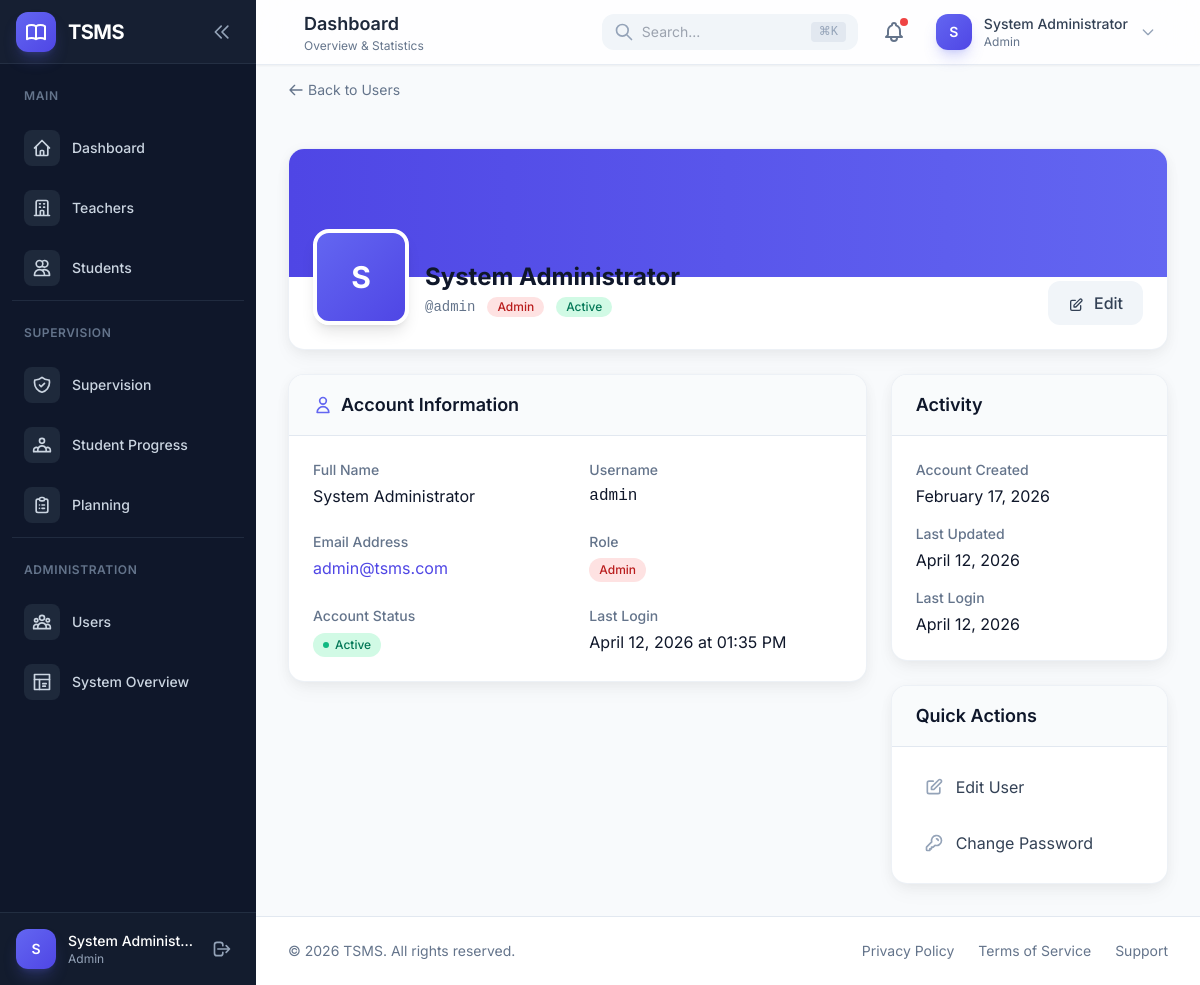
Before: /admin/users/1 (signed in) with the older database file.
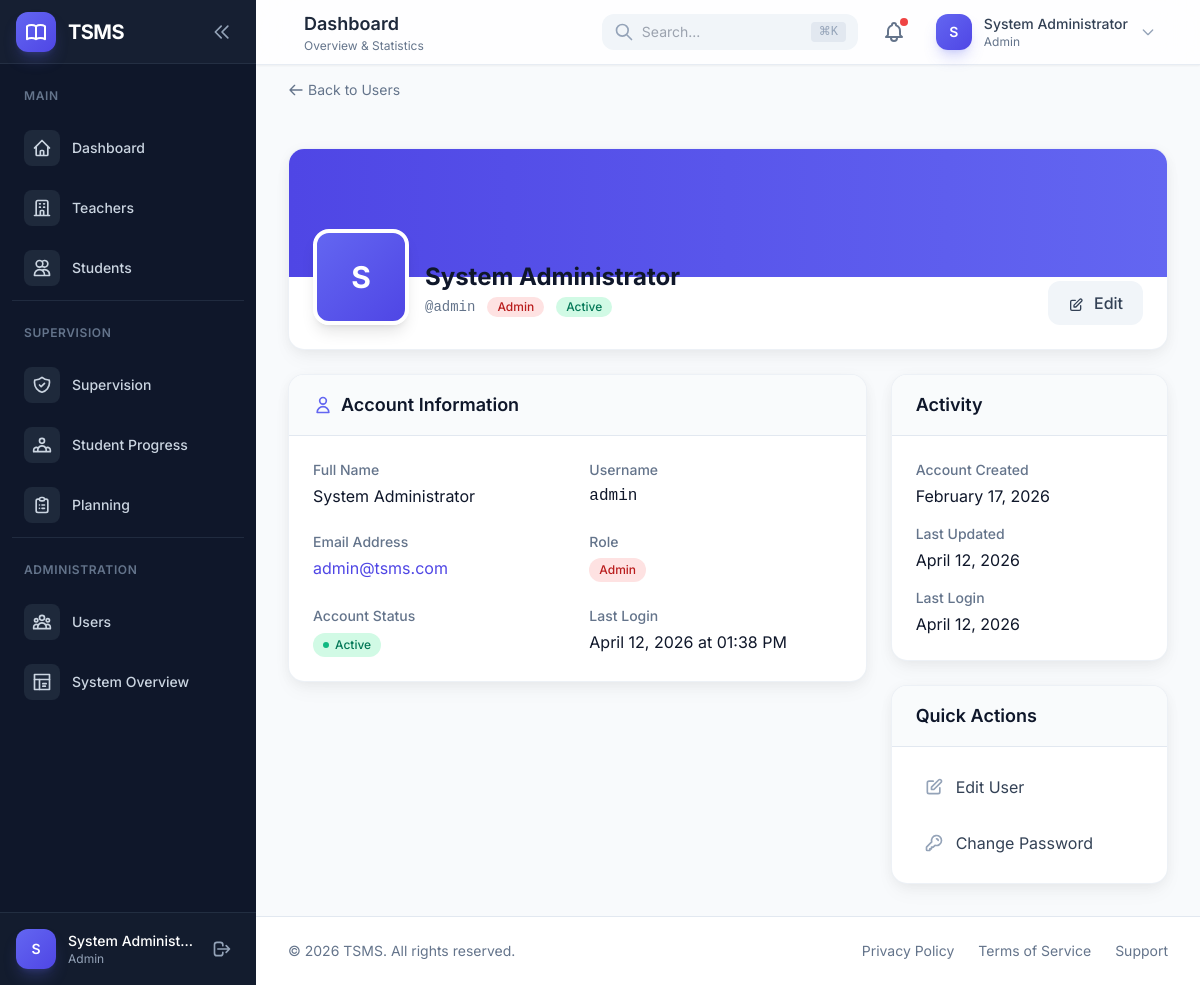
After: the same page with the newer database file.
### app/models/user.py (models this page shows, shortened)
class User(UserMixin, db.Model):
    __tablename__ = 'users'
    id = db.Column(db.Integer, primary_key=True)
    name = db.Column(db.String(128), nullable=False)
    username = db.Column(db.String(64), unique=True, nullable=False, index=True)
    email = db.Column(db.String(120), unique=True, nullable=False, index=True)
    password_hash = db.Column(db.String(256), nullable=False)
    role = db.Column(db.Enum(UserRole), nullable=False, default=UserRole.TEACHER)
    status = db.Column(db.Enum(UserStatus), nullable=False, default=UserStatus.ACTIVE)
    created_at = db.Column(db.DateTime, default=datetime.utcnow, index=True)
    updated_at = db.Column(db.DateTime, default=datetime.utcnow, onupdate=datetime.utcnow)
    last_login_at = db.Column(db.DateTime)
    teacher_profile = db.relationship(
        'Teacher',
        backref='user',
        uselist=False,
        cascade='all, delete-orphan',
        lazy='joined'
    )
    supervisor_profile = db.relationship(
        'Supervisor',
        backref='user',
        uselist=False,
        cascade='all, delete-orphan',
        lazy='joined'
    )
    @property
    def password(self):
        """Prevent password from being read."""
        raise AttributeError('Password is not a readable attribute')
    def is_admin(self):
        return self.role == UserRole.ADMIN
    def is_supervisor(self):
        return self.role == UserRole.SUPERVISOR
    def is_teacher(self):
        return self.role == UserRole.TEACHER

### app/blueprints/admin/__init__.py (the view)
@admin_bp.route('/users/<int:id>')
@login_required
@admin_required
def user_detail(id):
    user = User.query.get_or_404(id)
    return render_template('admin/user_detail.html', user=user)

### app/__init__.py (called while the page is built)
def _init_extensions(app):
    from app.extensions import db, migrate, login_manager, csrf
    db.init_app(app)
    migrate.init_app(app, db)
    login_manager.init_app(app)
    csrf.init_app(app)
    from app.models import User
    @login_manager.user_loader
    def load_user(user_id):
        return User.query.get(int(user_id))

def _register_context_processors(app):
    from datetime import datetime
    @app.context_processor
    def inject_globals():
        return {
            'current_year': datetime.utcnow().year,
            'app_name': 'TSMS'
        }

### app/blueprints/admin/__init__.py (called while the page is built)
def admin_required(f):
    @wraps(f)
    def decorated_function(*args, **kwargs):
        if not current_user.is_authenticated or not current_user.is_admin():
            abort(403)
        return f(*args, **kwargs)
    return decorated_function

### app/blueprints/auth/routes.py (called while the page is built)
@auth_bp.before_app_request
def before_request():
    if current_user.is_authenticated:
        if current_user.status != UserStatus.ACTIVE:
            logout_user()
            flash('Your account is no longer active.', 'warning')
            return redirect(url_for('auth.login'))

### app/templates/admin/user_detail.html (shortened to what the changed rows need)
{% extends "layouts/dashboard.html" %}
{% block content %}
<div class="max-w-5xl mx-auto">
    <div class="bg-white rounded-2xl shadow-soft border border-slate-200/60 overflow-hidden mb-6">
        <div class="px-6 pb-6">
            <div class="flex flex-col md:flex-row md:items-end md:justify-between -mt-12">
                <div class="flex items-end space-x-4">
                    <div class="w-24 h-24 bg-gradient-to-br from-primary-500 to-primary-600 rounded-2xl flex items-center justify-center border-4 border-white shadow-lg">
                        <span class="text-white font-bold text-3xl">{{ user.name[0]|upper }}</span>
                    </div>
                    <div class="pb-2">
                        <h1 class="text-2xl font-bold text-slate-900">{{ user.name }}</h1>
                        <div class="flex items-center space-x-3 mt-1">
                            <span class="text-slate-500 text-sm font-mono">@{{ user.username }}</span>
                            <span class="inline-flex items-center px-2.5 py-0.5 rounded-full text-xs font-medium
                                {% if user.role.value == 'admin' %}bg-red-100 text-red-700
                                {% elif user.role.value == 'supervisor' %}bg-amber-100 text-amber-700
                                {% else %}bg-blue-100 text-blue-700{% endif %}">
                                {{ user.role.value|title }}
                            </span>
                            <span class="inline-flex items-center px-2.5 py-0.5 rounded-full text-xs font-medium
                                {% if user.status.value == 'active' %}bg-emerald-100 text-emerald-700
                                {% elif user.status.value == 'suspended' %}bg-red-100 text-red-700
                                {% else %}bg-slate-100 text-slate-700{% endif %}">
                                {{ user.status.value|title }}
                            </span>
                        </div>
                    </div>
                </div>
            </div>
        </div>
    </div>
    <div class="grid grid-cols-1 lg:grid-cols-3 gap-6">
        <div class="lg:col-span-2 space-y-6">
            <div class="bg-white rounded-2xl shadow-soft border border-slate-200/60 overflow-hidden">
                <div class="p-6">
                    <dl class="grid grid-cols-1 md:grid-cols-2 gap-6">
                        <div>
                            <dt class="text-sm font-medium text-slate-500">Full Name</dt>
                            <dd class="mt-1 text-slate-900">{{ user.name }}</dd>
                        </div>
                        <div>
                            <dt class="text-sm font-medium text-slate-500">Username</dt>
                            <dd class="mt-1 text-slate-900 font-mono">{{ user.username }}</dd>
                        </div>
                        <div>
                            <dd class="mt-1">
                                <a href="mailto:{{ user.email }}" class="text-primary-600 hover:text-primary-700">
                                    {{ user.email }}
                                </a>
                            </dd>
                        </div>
                        <div>
                            <dd class="mt-1">
                                <span class="inline-flex items-center px-2.5 py-1 rounded-full text-xs font-medium
                                    {% if user.role.value == 'admin' %}bg-red-100 text-red-700
                                    {% elif user.role.value == 'supervisor' %}bg-amber-100 text-amber-700
                                    {% else %}bg-blue-100 text-blue-700{% endif %}">
                                    {{ user.role.value|title }}
                                </span>
                            </dd>
                        </div>
                        <div>
                            <dd class="mt-1">
                                <span class="inline-flex items-center px-2.5 py-1 rounded-full text-xs font-medium
                                    {% if user.status.value == 'active' %}bg-emerald-100 text-emerald-700
                                    {% elif user.status.value == 'suspended' %}bg-red-100 text-red-700
                                    {% else %}bg-slate-100 text-slate-700{% endif %}">
                                    <span class="w-1.5 h-1.5 rounded-full mr-1.5
                                        {% if user.status.value == 'active' %}bg-emerald-500
                                        {% elif user.status.value == 'suspended' %}bg-red-500
                                        {% else %}bg-slate-500{% endif %}"></span>
                                    {{ user.status.value|title }}
                                </span>
                            </dd>
                        </div>
                        <div>
                            <dt class="text-sm font-medium text-slate-500">Last Login</dt>
                            <dd class="mt-1 text-slate-900">
                                {% if user.last_login_at %}
                                {{ user.last_login_at.strftime('%B %d, %Y at %I:%M %p') }}
                                {% else %}
                                <span class="text-slate-400">Never</span>
                                {% endif %}
                            </dd>
                        </div>
                    </dl>
                </div>
            </div>
        </div>
        <div class="space-y-6">
            <div class="bg-white rounded-2xl shadow-soft border border-slate-200/60 overflow-hidden">
                <div class="p-6 space-y-4">
                    <div>
                        <dt class="text-sm font-medium text-slate-500">Account Created</dt>
                        <dd class="mt-1 text-slate-900">
                            {{ user.created_at.strftime('%B %d, %Y') if user.created_at else 'Unknown' }}
                        </dd>
                    </div>
                    <div>
                        <dt class="text-sm font-medium text-slate-500">Last Updated</dt>
                        <dd class="mt-1 text-slate-900">
                            {{ user.updated_at.strftime('%B %d, %Y') if user.updated_at else 'Never' }}
                        </dd>
                    </div>
                    <div>
                        <dt class="text-sm font-medium text-slate-500">Last Login</dt>
                        <dd class="mt-1 text-slate-900">
                            {{ user.last_login_at.strftime('%B %d, %Y') if user.last_login_at else 'Never' }}
                        </dd>
                    </div>
                </div>
            </div>
        </div>
    </div>
</div>
{% endblock %}

### app/templates/components/sidebar.html (shortened to what the changed rows need)
<aside :class="sidebarOpen ? 'w-64' : 'w-20'"
       class="fixed inset-y-0 left-0 z-50 bg-slate-900 sidebar-transition hidden lg:flex lg:flex-col">
    <div class="p-4 border-t border-slate-700/50 bg-slate-800/30">
        <div class="flex items-center">
            <div class="flex-shrink-0">
                <div class="w-10 h-10 rounded-xl bg-gradient-to-br from-primary-500 to-primary-600 flex items-center justify-center text-white font-semibold text-sm shadow-lg shadow-primary-500/25">
                    {{ current_user.name[0]|upper }}
                </div>
            </div>
            <div x-show="sidebarOpen" x-transition class="ml-3 flex-1 min-w-0">
                <p class="text-sm font-medium text-white truncate">{{ current_user.name }}</p>
                <p class="text-xs text-slate-400 truncate">{{ current_user.role.value|title if current_user.role else 'User' }}</p>
            </div>
        </div>
    </div>
</aside>

### app/templates/components/navbar.html (shortened to what this page needs)
<header :class="sidebarOpen ? 'lg:pl-64' : 'lg:pl-20'"
        class="fixed top-0 right-0 left-0 z-40 transition-all duration-300">
    <div class="bg-white/80 backdrop-blur-xl border-b border-slate-200/80 shadow-sm">
        <div class="flex items-center justify-between h-16 px-4 sm:px-6 lg:px-8">
            <div class="flex items-center space-x-4">
                <div class="hidden sm:block">
                    <h1 class="text-lg font-semibold text-slate-800">{% block page_title %}Dashboard{% endblock %}</h1>
                    <p class="text-xs text-slate-500">{% block page_subtitle %}Overview & Statistics{% endblock %}</p>
                </div>
            </div>
            <div class="flex items-center space-x-2 sm:space-x-4">
                <div class="hidden md:block relative" x-data="{ searchOpen: false }">
                    <div class="relative">
                        <input type="text"
                               placeholder="Search..."
                               class="w-64 pl-10 pr-4 py-2 text-sm bg-slate-100 border-0 rounded-xl focus:ring-2 focus:ring-primary-500 focus:bg-white transition-all"
                               @focus="searchOpen = true"
                               @blur="setTimeout(() => searchOpen = false, 200)">
                        <div class="absolute inset-y-0 left-0 pl-3 flex items-center pointer-events-none">
                        </div>
                        <kbd class="hidden lg:inline-flex absolute right-3 top-1/2 -translate-y-1/2 items-center px-2 py-0.5 text-xs text-slate-400 bg-slate-200 rounded">
                            ⌘K
                        </kbd>
                    </div>
                </div>
                <div x-data="{ notifOpen: false }" class="relative">
                    <button @click="notifOpen = !notifOpen"
                            class="relative p-2 text-slate-500 hover:text-slate-700 hover:bg-slate-100 rounded-xl transition-colors">
                        <span class="absolute top-1.5 right-1.5 w-2 h-2 bg-red-500 rounded-full ring-2 ring-white"></span>
                    </button>
                </div>
                <div x-data="{ profileOpen: false }" class="relative">
                    <button @click="profileOpen = !profileOpen"
                            class="flex items-center space-x-3 p-1.5 pr-3 hover:bg-slate-100 rounded-xl transition-colors">
                        <div class="w-9 h-9 rounded-xl bg-gradient-to-br from-primary-500 to-primary-600 flex items-center justify-center text-white font-semibold text-sm shadow-lg shadow-primary-500/25">
                            {{ current_user.name[0]|upper }}
                        </div>
                        <div class="hidden sm:block text-left">
                            <p class="text-sm font-medium text-slate-700">{{ current_user.name }}</p>
                            <p class="text-xs text-slate-500">{{ current_user.role.value|title if current_user.role else 'User' }}</p>
                        </div>
                        <svg class="hidden sm:block w-4 h-4 text-slate-400" fill="none" stroke="currentColor" viewBox="0 0 24 24">
                            <path stroke-linecap="round" stroke-linejoin="round" stroke-width="2" d="M19 9l-7 7-7-7"/>
                        </svg>
                    </button>
                </div>
            </div>
        </div>
    </div>
</header>

Changed rows visible on the page:
changed User "System Administrator": last_login_at "April 12, 2026 at 01:35 PM" → "April 12, 2026 at 01:38 PM"
